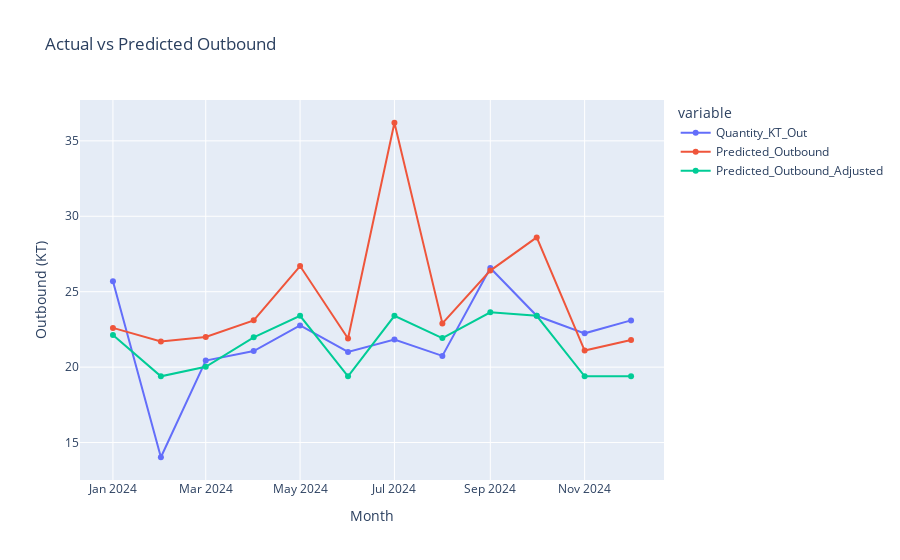

Notebook cell for this chart:
### Code cell
X_out_all = scaler_out.transform(outbound_comparison[['Predicted_Outbound']].fillna(0))
outbound_comparison['Predicted_Outbound_Adjusted'] = model.predict(X_out_all)
outbound_comparison['Deviation_Adjusted'] = outbound_comparison['Quantity_KT_Out'] - outbound_comparison['Predicted_Outbound_Adjusted']


fig = px.line(
    outbound_comparison,
    x='month',
    y=['Quantity_KT_Out', 'Predicted_Outbound', 'Predicted_Outbound_Adjusted'],
    title='Actual vs Predicted Outbound',
    markers=True
)

fig.update_layout(yaxis_title='Outbound (KT)', xaxis_title='Month')
fig.show()

### Figure 1 — Plotly figure (JSON) as saved in the notebook; plotly's stock layout.template omitted (floating-point values rounded to 4 significant figures)
{"data": [{"hovertemplate": "variable=Quantity_KT_Out<br>month=%{x}<br>value=%{y}<extra></extra>", "legendgroup": "Quantity_KT_Out", "line": {"color": "#636efa", "dash": "solid"}, "marker": {"symbol": "circle"}, "mode": "lines+markers", "name": "Quantity_KT_Out", "orientation": "v", "showlegend": true, "type": "scatter", "x": ["2024-01-01T00:00:00", "2024-02-01T00:00:00", "2024-03-01T00:00:00", "2024-04-01T00:00:00", "2024-05-01T00:00:00", "2024-06-01T00:00:00", "2024-07-01T00:00:00", "2024-08-01T00:00:00", "2024-09-01T00:00:00", "2024-10-01T00:00:00", "2024-11-01T00:00:00", "2024-12-01T00:00:00"], "xaxis": "x", "y": [25.69, 14.03, 20.44, 21.06, 22.76, 21.01, 21.82, 20.74, 26.57, 23.4, 22.24, 23.1], "yaxis": "y"}, {"hovertemplate": "variable=Predicted_Outbound<br>month=%{x}<br>value=%{y}<extra></extra>", "legendgroup": "Predicted_Outbound", "line": {"color": "#EF553B", "dash": "solid"}, "marker": {"symbol": "circle"}, "mode": "lines+markers", "name": "Predicted_Outbound", "orientation": "v", "showlegend": true, "type": "scatter", "x": ["2024-01-01T00:00:00", "2024-02-01T00:00:00", "2024-03-01T00:00:00", "2024-04-01T00:00:00", "2024-05-01T00:00:00", "2024-06-01T00:00:00", "2024-07-01T00:00:00", "2024-08-01T00:00:00", "2024-09-01T00:00:00", "2024-10-01T00:00:00", "2024-11-01T00:00:00", "2024-12-01T00:00:00"], "xaxis": "x", "y": [22.6, 21.7, 22, 23.1, 26.7, 21.9, 36.2, 22.9, 26.4, 28.6, 21.1, 21.8], "yaxis": "y"}, {"hovertemplate": "variable=Predicted_Outbound_Adjusted<br>month=%{x}<br>value=%{y}<extra></extra>", "legendgroup": "Predicted_Outbound_Adjusted", "line": {"color": "#00cc96", "dash": "solid"}, "marker": {"symbol": "circle"}, "mode": "lines+markers", "name": "Predicted_Outbound_Adjusted", "orientation": "v", "showlegend": true, "type": "scatter", "x": ["2024-01-01T00:00:00", "2024-02-01T00:00:00", "2024-03-01T00:00:00", "2024-04-01T00:00:00", "2024-05-01T00:00:00", "2024-06-01T00:00:00", "2024-07-01T00:00:00", "2024-08-01T00:00:00", "2024-09-01T00:00:00", "2024-10-01T00:00:00", "2024-11-01T00:00:00", "2024-12-01T00:00:00"], "xaxis": "x", "y": [22.14, 19.39, 20.03, 21.98, 23.4, 19.39, 23.4, 21.92, 23.64, 23.4, 19.39, 19.39], "yaxis": "y"}], "layout": {"legend": {"title": {"text": "variable"}, "tracegroupgap": 0}, "title": {"text": "Actual vs Predicted Outbound"}, "xaxis": {"anchor": "y", "domain": [0, 1], "title": {"text": "Month"}}, "yaxis": {"anchor": "x", "domain": [0, 1], "title": {"text": "Outbound (KT)"}}}}
